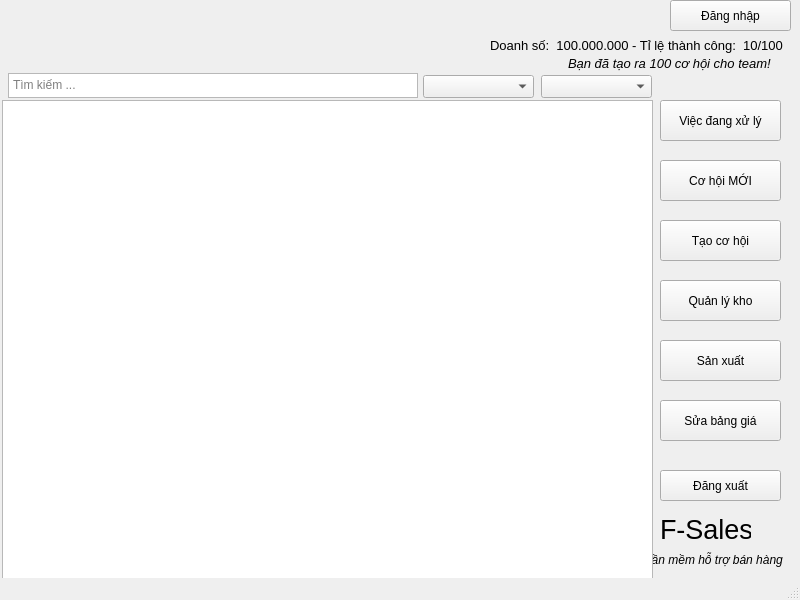
<?xml version="1.0" encoding="UTF-8"?>
<ui version="4.0">
 <class>mainWindow</class>
 <widget class="QMainWindow" name="mainWindow">
  <property name="geometry">
   <rect>
    <x>0</x>
    <y>0</y>
    <width>800</width>
    <height>600</height>
   </rect>
  </property>
  <property name="windowTitle">
   <string>MainWindow</string>
  </property>
  <widget class="QWidget" name="centralwidget">
   <widget class="QLabel" name="label_noti">
    <property name="geometry">
     <rect>
      <x>10</x>
      <y>30</y>
      <width>561</width>
      <height>21</height>
     </rect>
    </property>
    <property name="text">
     <string/>
    </property>
   </widget>
   <widget class="QLabel" name="label_username">
    <property name="geometry">
     <rect>
      <x>630</x>
      <y>10</y>
      <width>161</width>
      <height>21</height>
     </rect>
    </property>
    <property name="font">
     <font>
      <pointsize>11</pointsize>
      <italic>true</italic>
     </font>
    </property>
    <property name="text">
     <string/>
    </property>
   </widget>
   <widget class="QLabel" name="label_3">
    <property name="geometry">
     <rect>
      <x>660</x>
      <y>509</y>
      <width>91</width>
      <height>41</height>
     </rect>
    </property>
    <property name="font">
     <font>
      <pointsize>20</pointsize>
     </font>
    </property>
    <property name="text">
     <string>F-Sales</string>
    </property>
   </widget>
   <widget class="QLabel" name="label_4">
    <property name="geometry">
     <rect>
      <x>637</x>
      <y>549</y>
      <width>151</width>
      <height>21</height>
     </rect>
    </property>
    <property name="font">
     <font>
      <italic>true</italic>
     </font>
    </property>
    <property name="text">
     <string>Phần mềm hỗ trợ bán hàng</string>
    </property>
   </widget>
   <widget class="QTableWidget" name="tableWidget">
    <property name="geometry">
     <rect>
      <x>2</x>
      <y>100</y>
      <width>651</width>
      <height>481</height>
     </rect>
    </property>
   </widget>
   <widget class="QPushButton" name="but_mydesk">
    <property name="geometry">
     <rect>
      <x>660</x>
      <y>100</y>
      <width>121</width>
      <height>41</height>
     </rect>
    </property>
    <property name="text">
     <string>Việc đang xử lý</string>
    </property>
   </widget>
   <widget class="QPushButton" name="but_co_hoi_moi">
    <property name="geometry">
     <rect>
      <x>660</x>
      <y>160</y>
      <width>121</width>
      <height>41</height>
     </rect>
    </property>
    <property name="text">
     <string>Cơ hội MỚI</string>
    </property>
   </widget>
   <widget class="QPushButton" name="but_tao_co_hoi">
    <property name="geometry">
     <rect>
      <x>660</x>
      <y>220</y>
      <width>121</width>
      <height>41</height>
     </rect>
    </property>
    <property name="text">
     <string>Tạo cơ hội</string>
    </property>
   </widget>
   <widget class="QPushButton" name="but_quanlykho">
    <property name="geometry">
     <rect>
      <x>660</x>
      <y>280</y>
      <width>121</width>
      <height>41</height>
     </rect>
    </property>
    <property name="text">
     <string>Quản lý kho</string>
    </property>
   </widget>
   <widget class="QPushButton" name="but_sanxuat">
    <property name="geometry">
     <rect>
      <x>660</x>
      <y>340</y>
      <width>121</width>
      <height>41</height>
     </rect>
    </property>
    <property name="text">
     <string>Sản xuất</string>
    </property>
   </widget>
   <widget class="QPushButton" name="but_sua_bang_gia">
    <property name="geometry">
     <rect>
      <x>660</x>
      <y>400</y>
      <width>121</width>
      <height>41</height>
     </rect>
    </property>
    <property name="text">
     <string>Sửa bảng giá</string>
    </property>
   </widget>
   <widget class="QPushButton" name="but_logout">
    <property name="geometry">
     <rect>
      <x>660</x>
      <y>470</y>
      <width>121</width>
      <height>31</height>
     </rect>
    </property>
    <property name="text">
     <string>Đăng xuất</string>
    </property>
   </widget>
   <widget class="QPushButton" name="but_login">
    <property name="geometry">
     <rect>
      <x>670</x>
      <y>0</y>
      <width>121</width>
      <height>31</height>
     </rect>
    </property>
    <property name="text">
     <string>Đăng nhập</string>
    </property>
   </widget>
   <widget class="QLabel" name="label_doanh_so">
    <property name="geometry">
     <rect>
      <x>490</x>
      <y>30</y>
      <width>301</width>
      <height>31</height>
     </rect>
    </property>
    <property name="font">
     <font>
      <pointsize>10</pointsize>
     </font>
    </property>
    <property name="text">
     <string>Doanh số:  100.000.000 - Tỉ lệ thành công:  10/100</string>
    </property>
   </widget>
   <widget class="QLabel" name="label_so_co_hoi">
    <property name="geometry">
     <rect>
      <x>568</x>
      <y>48</y>
      <width>221</width>
      <height>31</height>
     </rect>
    </property>
    <property name="font">
     <font>
      <pointsize>10</pointsize>
      <italic>true</italic>
     </font>
    </property>
    <property name="text">
     <string>Bạn đã tạo ra 100 cơ hội cho team!</string>
    </property>
   </widget>
   <widget class="QComboBox" name="combo_user">
    <property name="geometry">
     <rect>
      <x>541</x>
      <y>75</y>
      <width>111</width>
      <height>23</height>
     </rect>
    </property>
   </widget>
   <widget class="QComboBox" name="combo_status">
    <property name="geometry">
     <rect>
      <x>423</x>
      <y>75</y>
      <width>111</width>
      <height>23</height>
     </rect>
    </property>
   </widget>
   <widget class="QTextEdit" name="tex_search">
    <property name="geometry">
     <rect>
      <x>8</x>
      <y>73</y>
      <width>410</width>
      <height>25</height>
     </rect>
    </property>
    <property name="placeholderText">
     <string>Tìm kiếm ...</string>
    </property>
   </widget>
  </widget>
  <widget class="QMenuBar" name="menubar">
   <property name="geometry">
    <rect>
     <x>0</x>
     <y>0</y>
     <width>800</width>
     <height>21</height>
    </rect>
   </property>
  </widget>
  <widget class="QStatusBar" name="statusbar"/>
 </widget>
 <resources/>
 <connections/>
</ui>
